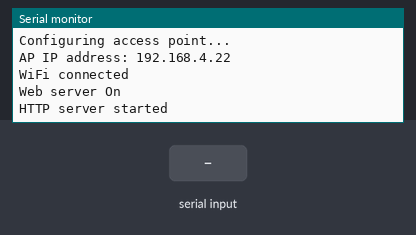
This sketch was run on a simulated ESP8266 (NodeMCU). Parts: the last lines printed to the serial monitor. The inputs (shaded band) are chosen by the test bench. WiFi joins after 1.5 s; servers stay silent unless stated.

Above: at 3.7 s.
3.8 s: "1\n" received over Serial
At 5.0 s:
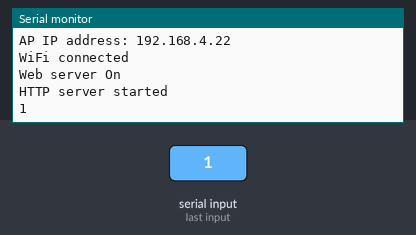
5.3 s: "0\n" received over Serial
At 6.1 s:
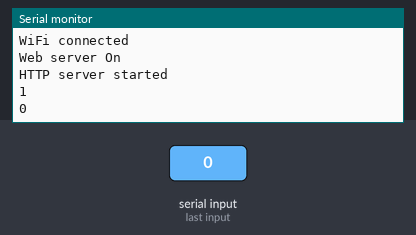

The sketch:

ESP-D1_Led_Serial_AP_WS.ino
```cpp
/*********************************
* Simple led blinking
* With Serial link at 115200 bauds
* Blink Onboard Led on D4
*
* This sketch demonstrates how to set up:
*    - a WiFi Station AND Access Point
*    - provide a web server on it.
*
*  STATION Mode.
*  WiFi Hub :
*    - ssid = "robotique";
*    - password = "robotiqueS3";
*  The IP address of the ESP8266 module, will be
*  printed to Serial when the module is connected.
*  server_ip is 192.168.1.XXX
*  http://192.168.1.XXX/gettemp will send temperature page.
*
*  ACCESS POINT Mode
*  The IP address of the ESP8266 module, will be
*  printed to Serial when the module is connected.
*  server_ip is 192.168.4.XXX
*  http://192.168.4.XXX/gettemp will send temperature page.
*
* Board : ESP-D1
* Author : O. Patrouix ESTIA
* Date : 29/09/2021
*********************************/

// constants won't change. Used here to
// set pin numbers:
#include "ESP-D1_GPIO.h"
// Onboard LED on D4 pin
#include <ESP8266WiFi.h>
#include <WiFiClient.h>
#include <ESP8266WebServer.h>

// STATION
//Set these to your desired credentials.
const char* WS_ssid = "robotique";
const char* WS_password = "robotiqueS3";
IPAddress WS_local_IP(192,168,1,29);
IPAddress WS_gateway(192,168,1,12);
IPAddress WS_subnet(255,255,255,0);
IPAddress WS_myIP;
// ACCESS POINT
//Set these to your desired credentials.
const char *AP_ssid = "IIoT_Temp";
const char *AP_password = "";
IPAddress AP_local_IP(192,168,4,22);
IPAddress AP_gateway(192,168,4,9);
IPAddress AP_subnet(255,255,255,0);
IPAddress AP_myIP;
// Create an instance of the server
// specify the port to listen on as an argument
ESP8266WebServer server(80);

// Variables will change:
int StateD4 = LOW;          // ledState used to set the LED
long previousMillis_D4 = 0;        // will store last time LED was updated

// the folHIGH variables is a long because the time, measured in miliseconds,
// will quickly become a bigger number than can be stored in an int.
long intervalMillis = 1000;           // interval at which to blink (milliseconds)

// Serial link data
String inputString = "";        // a string to hold incoming data
boolean stringComplete = false; // whether the string is complete

void setup() {
  // initialize digital esp8266 D4 as an output.
  pinMode(D4, OUTPUT);
  // Set D4 to StateD4
  digitalWrite(D4, StateD4);

  // Set RS232 to 115200 Bauds
  Serial.begin(115200);
  delay(1000);
  Serial.println("\nBOOT ESP-D1 ready to work");

  // Connect to WiFi network
  Serial.println();
  Serial.println("Configuring Wifi...");
  // Start WIFI
  // Setup the WIFI AP ou WTA or Both AP+STA
  // WiFi.mode(WIFI_AP);
  // WiFi.mode(WIFI_STA);
  WiFi.mode(WIFI_AP_STA);
  // STATION Change the IP address
  WiFi.config(WS_local_IP, WS_gateway, WS_subnet);
  WiFi.begin(WS_ssid, WS_password);
  Serial.println();
  Serial.print("Connecting to ");
  Serial.println(WS_ssid);
  // Wait while connecting
  while (WiFi.status() != WL_CONNECTED) {
    delay(500);
    Serial.print(".");
  }
  Serial.println("");
  // Print the IP address
  WS_myIP = WiFi.localIP();
  Serial.print("Local IP address: ");
  Serial.println(WS_myIP);
  Serial.println("");

  Serial.println("Configuring access point...");
  // Change the IP address
  WiFi.softAPConfig(AP_local_IP, AP_gateway, AP_subnet);
  /* You can remove the password parameter if you want the AP to be open. */
  WiFi.softAP(AP_ssid, AP_password);
  // Get IP to see if IP is not default 192.168.4.1
  AP_myIP = WiFi.softAPIP();
  Serial.print("AP IP address: ");
  Serial.println(AP_myIP);

  Serial.println("WiFi connected");
  // Start the server
  server.begin();
  Serial.println("Web server On");

  // Link functions to URL
  server.on("/", handleRoot);
  server.on("/gettemp", handleGetTemp);
  server.begin();
  Serial.println("HTTP server started");
}

// Blink Led on GPIO_X
// 50% duty cycle intervalMillis is 1/2 period
// Parameters : Pin | pointer to StateGPIO | pointer to PreviousMillis
void BlinkLed(int GPIO, int *StateGPIO, long *previousMillis, long intervalMillis){
  // check to see if it's time to blink the LED; that is, if the
  // difference between the current time and last time you blinked
  // the LED is bigger than the interval at which you want to
  // blink the LED.
  unsigned long currentMillis = millis();

  if(currentMillis - *previousMillis > intervalMillis) {
    // save the last time you blinked the LED
    *previousMillis = currentMillis;

    // if the LED is off turn it on and vice-versa:
    if (*StateGPIO == HIGH)
    {
      *StateGPIO = LOW;
    }
    else
    {
      *StateGPIO = HIGH;
    }
    // set the LED with the ledState of the variable:
    digitalWrite(GPIO, *StateGPIO);
  }
}

/* Just a little web site in a web browser
   connected to this access point to see it.
*/
// Setup HTML page
String getPage(){
  // Confert IP to String
  String WS_myIP_S = String(WS_myIP[0]) + "." + String(WS_myIP[1]) + "." + String(WS_myIP[2]) + "." + String(WS_myIP[3]);
  String AP_myIP_S = String(AP_myIP[0]) + "." + String(AP_myIP[1]) + "." + String(AP_myIP[2]) + "." + String(AP_myIP[3]);
  // HTML Page
  String page = "<html lang=fr-FR><head><meta http-equiv='Content-Type'/>";
  page += "<title>Temperature IoT</title>";
  page += "<style> body { background-color: #fffff; font-family: Arial, Helvetica, Sans-Serif; Color: #000088; }";
  page+= ".btn { border: none; ";
  page += "background-color: green; ";
  page += "padding: 50px 150px; ";
  page += "font-size: 40px; ";
  page += "cursor: pointer; ";
  page += "display: inline-block; } ";
  page += ".success { color: white; } ";
  page += "</style>";
  page += "</head><body>";
  page += "<p style='text-align: center'>&nbsp;</p> ";
  page += "<p style='text-align: center'><font size=\"+6\">";
  page += "Station IP" + WS_myIP_S;
  page += "</font></p>";
  page += "<p style='text-align: center'><font size=\"+6\">";
  page += "Access Point IP" + AP_myIP_S;
  page += "</font></p>";
  page += "<p style='text-align: center'>&nbsp;</p>";

  //String T = String(Temperature,2);
  String T = "0.00";
  page += "<p style='text-align: center'><font size=\"+6\">Temperature is ";
  page += T;
  page += " &#186;C</font></p>";

  page += "<p style='text-align: center'>&nbsp;</p>";
  page += "<p style='text-align: center'>&nbsp;</p>";
  page += "<p style='text-align: center'><a class='btn success' href='http://" + WS_myIP_S + "/gettemp' role='button'>Get Temp WS</a></p>";
  page += "<p style='text-align: center'>&nbsp;</p>";
  page += "<p style='text-align: center'><a class='btn success' href='http://" + AP_myIP_S + "/gettemp' role='button'>Get Temp AP</a></p>";
  page += "</body></html>";
  return page;
}

// To Do on http://192.168.X.XX/
void handleRoot() {
  server.send(200, "text/html", getPage());
}
// To Do on http://192.168.X.XX/gettemp
void handleGetTemp() {
  server.send(200, "text/html", getPage());
}
void loop() {
  // here is where you'd put code that needs to be running all the time.
  // Handle server
  server.handleClient();

  // Blink Led still alive
  BlinkLed(D4, &StateD4, &previousMillis_D4, intervalMillis/2);

  // Check if Data available on Serial and merge them into inputString
  serialEvent();

  // print the string when a newline arrives:
  if (stringComplete) {
    Serial.print(inputString);
    // clear the string:
    inputString = "";
    stringComplete = false;
  }
}

/*
  SerialEvent occurs whenever a new data comes in the
 hardware serial RX.  This routine is run each
 time loop() runs, so using delay inside loop can delay
 response.  Multiple bytes of data may be available.
 */
void serialEvent() {
    char inChar;
    while(Serial.available() > 0) {
      // get the new byte:
      char inChar = (char)Serial.read();
      // add it to the inputString:
      inputString += inChar;
      // if the incoming character is a newline, set a flag
      // so the main loop can do something about it:
      if (inChar == '\n') {
        stringComplete = true;
      }
    }
}
```

ESP-D1_GPIO.h
```cpp
#define D0 GPIO_16
#define D1 GPIO_5
#define D2 GPIO_4
#define D3 GPIO_0
#define D4 GPIO_2
#define D5 GPIO_14
#define D6 GPIO_12
#define D7 GPIO_13
#define D8 GPIO_15
#define RX GPIO_3
#define TX GPIO_1
#define A0 ADC0

// set pin numbers:
const int GPIO_0 	=  0;      //
const int GPIO_1 	=  1;      //
const int GPIO_2 	=  2;      //
const int GPIO_3 	=  3;      //
const int GPIO_4 	=  4;      //
const int GPIO_5 	=  5;      //
const int GPIO_6 	=  6;      //
const int GPIO_7 	=  7;      //
const int GPIO_8 	=  8;      //
const int GPIO_9 	=  9;      //
const int GPIO_10 	=  10;      //
const int GPIO_11 	=  11;      //
const int GPIO_12 	=  12;      //
const int GPIO_13 	=  13;      //
const int GPIO_14 	=  14;      //
const int GPIO_15 	=  15;      //
const int GPIO_16 	=  16;      //
```

Measured:
- after the input at 3.8 s, the serial monitor: prints a new line at once (image 1)
- after the input at 5.3 s, the serial monitor: prints a new line at once (image 2)
